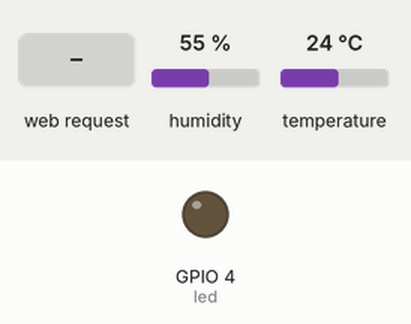
Simulated run of this sketch. Board: ESP32. Shown: output pins drawn as LEDs (lit = HIGH). Inputs (shaded band) come from the test bench; at power-on: humidity 55 %, temperature 24 °C. WiFi joins after 1.5 s; servers stay silent unless stated; what the sketch prints to the serial monitor is not drawn.

Above: at 2.7 s.
2.8 s: HTTP request GET /on received
At 3.8 s:
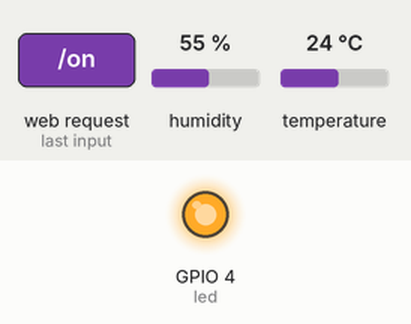
4.3 s: HTTP request GET /off received
At 5.9 s:
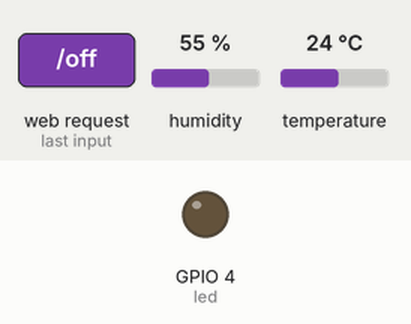
Timing chart, 0 to 7.4 s (numbered marks = the images above; inputs shaded):
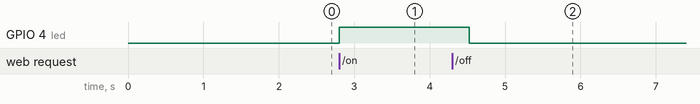

The sketch:

task.ino
```cpp
#include<WiFi.h>
#include<WebServer.h>
#include<DHT11.h>
#include<HTTPClient.h>

DHT11 dht11(2);

const char * ssid = "XXX";
const char * password = "XXX";

WebServer server(80);

const int led = 4;//设置引脚为GPIO4

const unsigned long interval_re = 2000;//读取数据的时间间隔
const unsigned long interval_wr = 5000;//打印数据的时间间隔
unsigned long previoustime_dhtread = 0;
unsigned long previoustime_dhtwrite = 0;
int temp,humid;

const unsigned long interval_http = 30000;
unsigned long previoustime_http = 0;

void handleroot()//配置网页
{
  String html = "<html><body><h1>Control the LED!</h1>";
  html += "<p><a href = \"/on\"><button>ON</button></a></p>";
  html += "<p><a href = \"/off\"><button>OFF</button></a></p>";
  html += "<p><a href = \"/json\"><button>Status</button></a></p>";
  html += "</body></html>";
  server.send(200,"text/html",html);
}

void ledon()//开灯
{
  digitalWrite(led,HIGH);
  server.send(200,"The LED is ON");
}

void ledoff()//关灯
{
  digitalWrite(led,LOW);
  server.send(200,"The LED is OFF");
}

void json()
{
  int pinmode = digitalRead(4);
  String ledstate;
  if(pinmode == HIGH)
  {ledstate = "\"ON\"";}
  else
  {ledstate = "\"OFF\"";}

  String json = "{";
  json += "\"温度\":" + String(temp) + "°C,";
  json += "\"湿度\":" + String(humid) + "%,";
  json += "\"pinmode\":" + ledstate + "}";
  server.send(200,"application/json",json);
}
void Webprocess()
{
  server.on("/",handleroot);//路径与函数建立关联
  server.on("/on",ledon);
  server.on("/off",ledoff);
  server.on("/json",json);

  server.begin();//启动服务器
}

void Wifiprocess()
{
  WiFi.begin(ssid,password);

  while(WiFi.status()!=WL_CONNECTED)//等待WiFi连接
  {
    delay(500);
    Serial.print(".");
  }
  Serial.println(" ");
  Serial.println("connected");
  Serial.print("the IP is:");
  Serial.println(WiFi.localIP());//打印出IP地址
}

void httpprocess(int temp,int humid)
{
  String url = "https://api.thingspeak.com/update?api_key=3ABCV0OOLV6W54UF";
  url += "&field1=" + String(temp);
  url += "&field2=" + String(humid);
  HTTPClient http;
  http.begin(url);
  http.GET();
  http.end();
}
void setup() {
  pinMode(led,OUTPUT);
  Serial.begin(115200);
  Wifiprocess();
  Webprocess();
}

void loop() {
  server.handleClient();//ESP32服务器持续处理请求
  unsigned long currenttime = millis();

  if(currenttime-previoustime_dhtread >= interval_re)
  {
    dht11.readTemperatureHumidity(temp,humid);
    previoustime_dhtread = currenttime;
  }
  if(currenttime-previoustime_dhtwrite >= interval_wr)
  {
    Serial.print("humidity:");
    Serial.print(humid);
    Serial.println("%");
    Serial.print("temperature:");
    Serial.print(temp);
    Serial.println("°C");
    previoustime_dhtwrite = currenttime;
  }
  if(currenttime-previoustime_http >= interval_http)
  {
    httpprocess(temp,humid);
    previoustime_http = currenttime;
  }
}
```

Measured:
- after the input at 2.8 s, GPIO 4 (led): LOW → HIGH at once
- after the input at 4.3 s, GPIO 4 (led): HIGH → LOW after 0.22 s
